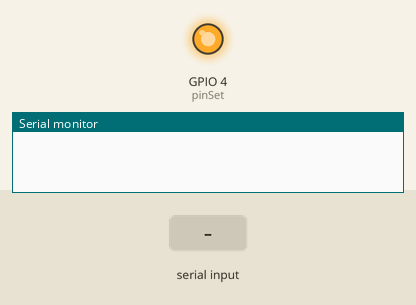
Bench run of a sketch on a simulated ESP32. Parts: output pins drawn as LEDs (lit = HIGH), the last lines printed to the serial monitor. Inputs (shaded band) come from the test bench. The modem accepts every AT command (registered, SIM ready, sends succeed) and sends nothing else.

Above: at 1.2 s.
1.3 s: "AT\n" received over Serial
At 1.8 s:
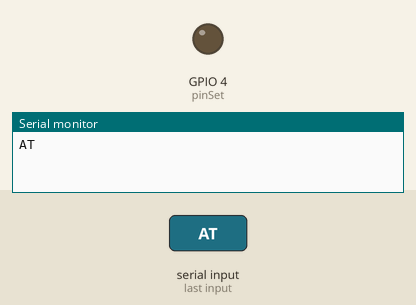
3.5 s: "COM+ON\n" received over the second serial link
5.0 s: "COM+ON\n" received over Serial
6.5 s: "COM+OFF\n" received over the second serial link
8.0 s: "COM+OFF\n" received over Serial
9.5 s: "1\n" received over the second serial link
Timing chart, 0 to 12.0 s (numbered marks = the images above; inputs shaded):
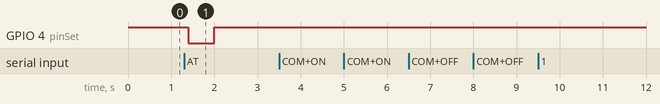

The sketch:

Receiver_HC-12.ino
```cpp
//rx
#define RXD2 16 //(RX2)
#define TXD2 17 //(TX2)
#define pinSet 4 //set
#define HC12 Serial2 //Hardware serial 2 on the ESP32
char serialZnak;
char HC12Znak;
String serialZprava = "";
String HC12Zprava = ""; //to co mi vyplivne HC-12
boolean serialKonecZpravy = false;
boolean HC12KonecZpravy = false;

void setup()
{
  HC12Zprava.reserve(64);
  serialZprava.reserve(64);
  // nastavení pinu Set jako výstupního
  pinMode(pinSet, OUTPUT);
  // nastavení transparentního módu pro komunikaci
  digitalWrite(pinSet, HIGH);
  // pauza pro spolehlivé nastavení módu
  delay(80);
  // zahájení komunikace po sériové lince
  Serial.begin(9600);
  // zahájení komunikace s modulem HC-12
  HC12.begin(9600, SERIAL_8N1, RXD2, TXD2); // Serial port to HC12
}

void loop()
{
  while (HC12.available())
  {
    HC12Znak = HC12.read();
    HC12Zprava += char(HC12Znak);
    if (HC12Znak == '\n')
    {
      HC12KonecZpravy = true;
    }
  }

  while (Serial.available())
  {
    serialZnak = Serial.read();
    serialZprava += char(serialZnak);
    if (serialZnak == '\n')
    {
      serialKonecZpravy = true;
    }
  }

  if (serialKonecZpravy)
  {
    if (serialZprava.startsWith("COM+ON"))
    {
      Serial.println("Communication enabled.");
      HC12.println("COM+ON");
    }
    else if (serialZprava.startsWith("COM+OFF"))
    {
      Serial.println("Communication disabled.");
      HC12.println("COM+OFF");
    }
    else if (serialZprava.startsWith("AT")) {
      HC12.print(serialZprava);
      delay(100);
      digitalWrite(pinSet, LOW);
      delay(100);
      Serial.print(serialZprava);
      HC12.print(serialZprava);
      delay(500);
      digitalWrite(pinSet, HIGH);
      delay(100);
    }
    else
    {
      HC12.print(serialZprava);
    }

    serialZprava = "";
    serialKonecZpravy = false;
  }

  if (HC12KonecZpravy)
  {
    if (HC12Zprava.startsWith("AT")) {
      digitalWrite(pinSet, LOW);
      delay(100);
      Serial.print(serialZprava);
      HC12.print(HC12Zprava);
      delay(500);
      digitalWrite(pinSet, HIGH);
      delay(100);
      HC12.println("Vzdalena konfigurace probehla v poradku!");
    }
    else
    {
      Serial.print(HC12Zprava);
    }
    HC12Zprava = "";
    HC12KonecZpravy = false;
  }
}
```

Measured:
- after the input at 1.3 s, GPIO 4 (pinSet): HIGH → LOW after 0.10 s, → HIGH 0.60 s later
